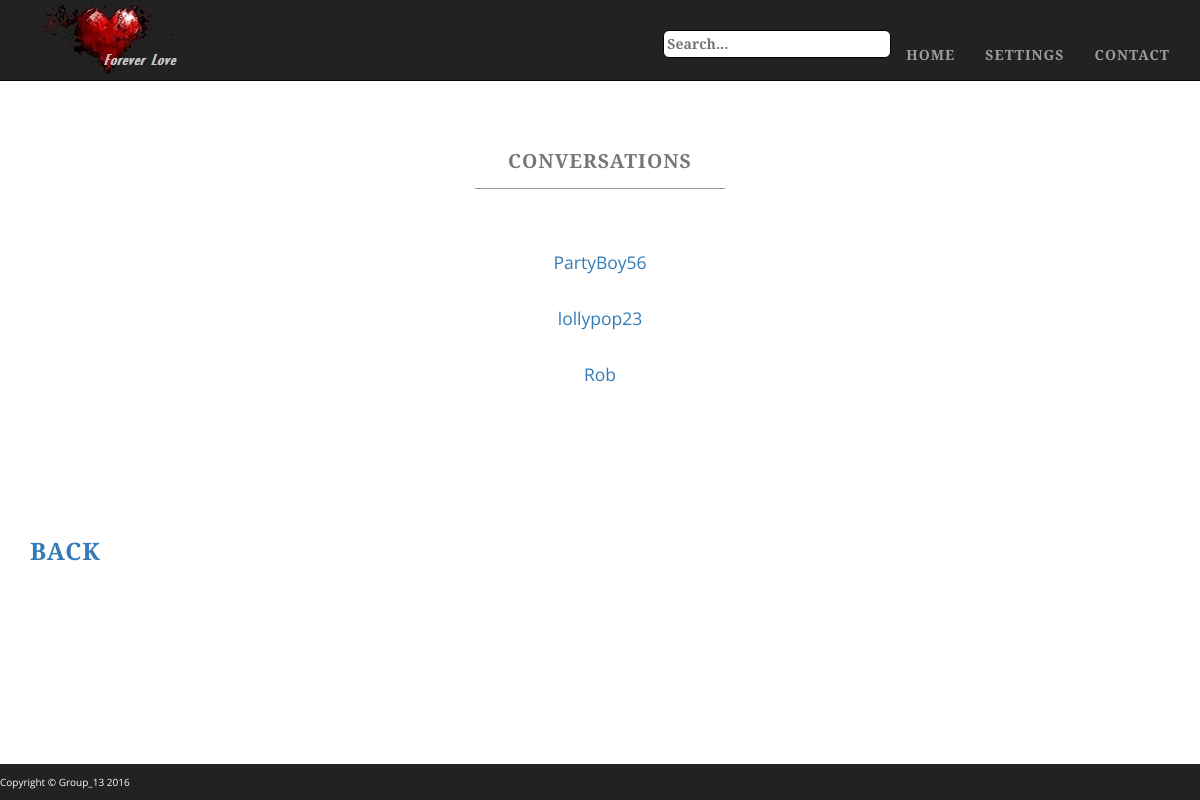
Page /existingConversationPage.php (signed in) on the committed database.
### tables this page shows
CREATE TABLE IF NOT EXISTS `conversations` (
  `conversation_id` int(11) NOT NULL AUTO_INCREMENT,
  `user1_id` int(11) NOT NULL,
  `user2_id` int(11) NOT NULL,
  `profile_visible` tinyint(4) DEFAULT NULL,
  `reveal` int(11) DEFAULT NULL,
  PRIMARY KEY (`conversation_id`),
  KEY `User1_id` (`user1_id`),
  KEY `User2_id` (`user2_id`)
);

### classes/Config.php (called while the page is built)
<?php
class Config{
    public static function get($path = null){
        if($path){
            $config = $GLOBALS['config'];
            $path = explode('/', $path);
            foreach($path as $bit){
                if(isset($config[$bit]))
                    $config = $config[$bit];
            }
            return $config;
        }
        return false;
    }
}

### classes/DB.php (called while the page is built, shortened)
<?php
class DB{
    private static $instance = null;
    private $pdo, $query, $error = false, $results, $count = 0;
    private function __construct(){
        try{
            $this->pdo = new PDO(
                'mysql:host='.Config::get('mysql/host').';dbname='.Config::get('mysql/db'),
                Config::get('mysql/username'),
                Config::get('mysql/password')
            );
        }catch (PDOException $e){
            die($e->getMessage());
        }
    }
    public static function getInstance(){
        if(!isset(self::$instance)){
            self::$instance = new DB();
        }
        return self::$instance;
    }
    public function query($sql, $params = []){
        if($this->query = $this->pdo->prepare($sql)){
            if($this->query->execute()){
                $this->results = $this->query->fetchAll(PDO::FETCH_OBJ);
            }
            else{
                $this->error = true;
            }
        }
        return $this;
    }
    public function results(){
        return $this->results;
    }
}

### classes/MessageMgr.php (the view, shortened to what this page needs)
<?php
class MessageMgr
{
    private $userID;
    public function __construct($uid)
    {
        $this->userID = $uid;
    }
    public function findConversations()
    {
        $convos = DB::getInstance()->query("SELECT * FROM conversations WHERE (User1_id = $this->userID) OR (User2_id = $this->userID)", [])->results();
        $messagedUsers = array();
        for($i = 0; $i < count($convos); $i++)
        {
            if($convos[$i]->user1_id == $this->userID)
                $tempUID = $convos[$i]->user2_id;
            else
                $tempUID = $convos[$i]->user1_id;
            $convoPartner = DB::getInstance()->query("SELECT username FROM registration_details WHERE user_id = '$tempUID'")->results();
            $messagedUsers[$i]=$convoPartner[0]->username;
            $tempConvoID = $convos[$i]->conversation_id;
            $linkString = "conversationPage.php?".$tempConvoID."#bottom";
            $vis = $this->isProfileVisible($tempConvoID);
            if($vis)
                echo "<a href= '".$linkString."''>$messagedUsers[$i]</a><br><br>";
            else
                echo "<a href= '".$linkString."''>Blind Date</a><br><br>";
        }
    }
    public function isProfileVisible($convo_id)
    {
        $vis = DB::getInstance()->query("SELECT profile_visible FROM conversations WHERE conversation_id = '$convo_id'")->results();
        if($vis[0]->profile_visible == 1)
            return true;
        else
            return false;
    }
}
?>

### css/custom-base-page.css (style rules this page uses)
body { margin-top: 50px; }
.full { background: url('http://gdurl.com/1DKh') no-repeat center center fixed; -webkit-background-size: cover; -moz-background-size: cover; background-size: cover; -o-background-size: cover; }
.navbar-nav { margin-top: 30px; }
body { font-family: "Open Sans","Helvetica Neue",Helvetica,Arial,sans-serif; }
.nav-text ul { text-transform: uppercase; font-family: "Josefin Slab","Helvetica Neue",Helvetica,Arial,sans-serif; font-weight: 700; letter-spacing: 1px; }
p { font-size: 1.25em; line-height: 1.6; color: #000; }
footer p { margin: 0; padding: 10px 0; text-align: left; background: #222222; color: white; font-size: x-small; }
#input_search { border: solid 1px #000; border-top-right-radius: 6px; border-top-left-radius: 6px; border-bottom-right-radius: 6px; border-bottom-left-radius: 6px; padding: 3px; }

### rows in the picture
conversations: i "PartyBoy56"
conversations: i "lollypop23"
conversations: i "Rob"
